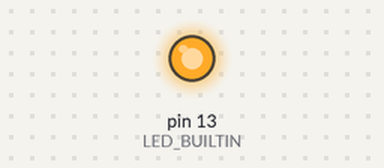
This sketch was run on a simulated Arduino Uno, built with avr-gcc and run on an emulated ATmega328P. On the bench: output pins drawn as LEDs (lit = HIGH).

Above: at 0.1 s.
At 19.1 s:
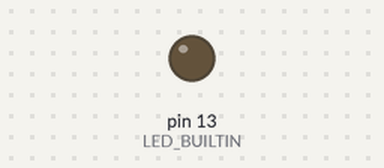
Timing chart, 0 to 40.0 s (numbered marks = the images above):
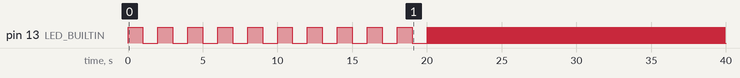

Measured:
- by itself, pin 13 (LED_BUILTIN): goes 10 × (HIGH 1.0 s, LOW 1.0 s), 181 × (HIGH 0.01 s, LOW 0.10 s), HIGH 0.01 s, then LOW

The sketch:

LEDBLINK.ino
```cpp
                                                                                           void setup() {
  // put your setup code here, to run once:

pinMode(LED_BUILTIN, OUTPUT);

}

void loop() {

  //int i;
  // put your main code here, to run repeatedly:
for(int i=1;i<=10;i++)
{

   digitalWrite(13, HIGH);
   delay(1000);
   digitalWrite(13, LOW);
   delay(1000);
}

for(int i=1;i<=1000;i++)
{
digitalWrite(13, HIGH);
delay(10);
digitalWrite(13, LOW);
delay(100);
}


digitalWrite(13, HIGH);
delay(10000);
//digitalWrite(13, LOW);

//delay(1000);
}
```
